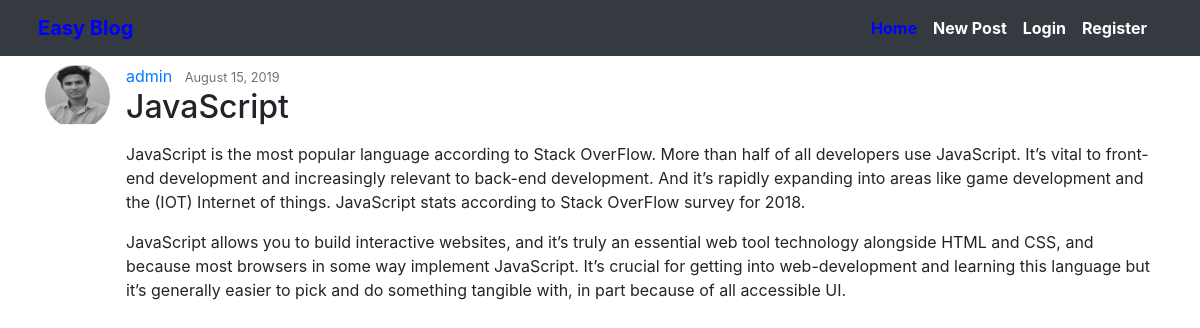
Screenshot of /post/3/ with the database file from the repository.
### blog/models.py (models this page shows, shortened)
class Post(models.Model):
    title = models.CharField(max_length=100)
    content = models.TextField()
    date_posted = models.DateTimeField(default=timezone.now)
    author = models.ForeignKey(User, on_delete=models.CASCADE)
    likes = models.ManyToManyField(User, related_name='likes', blank=True)

### users/models.py (models this page shows, shortened)
class Profile(models.Model):
	user = models.OneToOneField(User, on_delete=models.CASCADE)
	image = models.ImageField(default ='default.jpg', upload_to='profile_pics')

### blog/views.py (the view)
# urls.py: path('post/<int:pk>/', PostDetailView.as_view(), name='post-detail'),
class PostDetailView(DetailView):
    model = Post

### templates/blog/post_detail.html (shortened to what this page needs)
{% extends "entrance/base.html" %}
{% block content %}
  <article class="media content-section">
    <img class = 'rounded-circle'
         style="height: 65px;  width: 65px;  margin-right: 16px;"
         src="{{ object.author.profile.image.url }}">
    <div class="media-body">
      <div class="article-metadata">
        <a class="mr-2" href="{%url 'user-posts' object.author.username%}">{{ object.author }}</a>
        <small class="text-muted">{{ object.date_posted|date:"F d, Y" }}</small>
      </div>
      <h2 class="article-title">{{ object.title }}</h2>
      <p class="article-content">{{ object.content|linebreaks }}</p>
    </div>
  </article>
{% endblock content %}

### rows the page displays
Post: author.profile.image (picture), author "admin", date_posted "August 15, 2019", title "JavaScript", content "JavaScript is the most popular language according to Stack OverFlow. More than half of all developers use JavaScript. It’s vital to front-end development and increasingly relevant to back-end development. And it’s rapidly expanding into areas like game development and the (IOT) Internet of things. JavaScript stats according to Stack OverFlow survey for 2018. JavaScript allows you to build interactive websites, and it’s truly an essential web tool technology alongside HTML and CSS, and because most browsers in some way implement JavaScript. It’s crucial for getting into web-development and learning this language but it’s generally easier to pick and do something tangible with, in part…"
